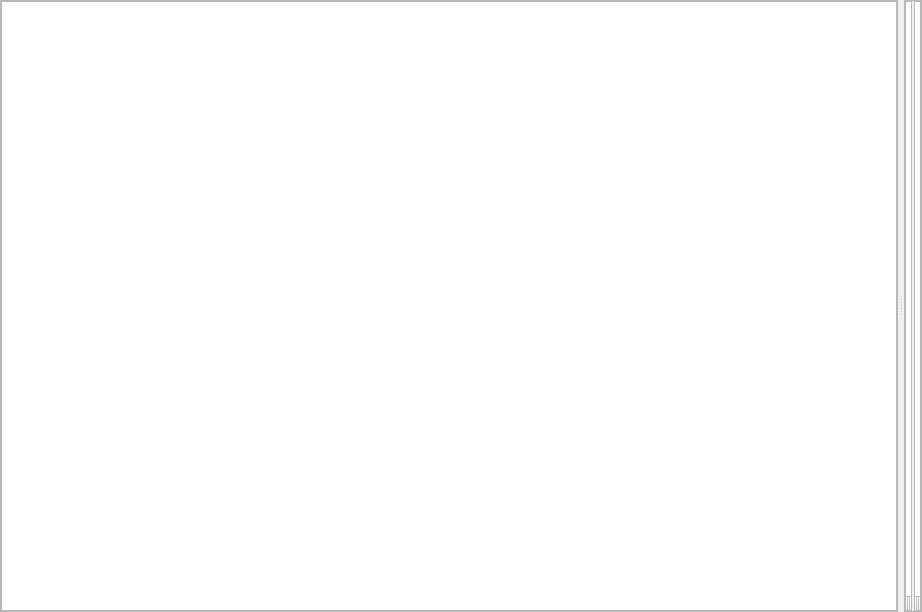
<?xml version="1.0" encoding="UTF-8"?>
<ui version="4.0">
 <class>monitor</class>
 <widget class="QWidget" name="monitor">
  <property name="geometry">
   <rect>
    <x>0</x>
    <y>0</y>
    <width>922</width>
    <height>612</height>
   </rect>
  </property>
  <property name="windowTitle">
   <string>Form</string>
  </property>
  <layout class="QVBoxLayout" name="verticalLayout">
   <property name="spacing">
    <number>0</number>
   </property>
   <property name="margin">
    <number>0</number>
   </property>
   <item>
    <widget class="QSplitter" name="splitter">
     <property name="sizePolicy">
      <sizepolicy hsizetype="Maximum" vsizetype="Preferred">
       <horstretch>0</horstretch>
       <verstretch>0</verstretch>
      </sizepolicy>
     </property>
     <property name="frameShape">
      <enum>QFrame::NoFrame</enum>
     </property>
     <property name="orientation">
      <enum>Qt::Horizontal</enum>
     </property>
     <property name="opaqueResize">
      <bool>true</bool>
     </property>
     <property name="handleWidth">
      <number>6</number>
     </property>
     <property name="childrenCollapsible">
      <bool>true</bool>
     </property>
     <widget class="QFrame" name="frame">
      <property name="sizePolicy">
       <sizepolicy hsizetype="Maximum" vsizetype="Maximum">
        <horstretch>100</horstretch>
        <verstretch>0</verstretch>
       </sizepolicy>
      </property>
      <property name="maximumSize">
       <size>
        <width>922</width>
        <height>16777215</height>
       </size>
      </property>
      <property name="baseSize">
       <size>
        <width>0</width>
        <height>0</height>
       </size>
      </property>
      <property name="layoutDirection">
       <enum>Qt::LeftToRight</enum>
      </property>
      <property name="frameShape">
       <enum>QFrame::StyledPanel</enum>
      </property>
      <property name="frameShadow">
       <enum>QFrame::Raised</enum>
      </property>
      <layout class="QHBoxLayout" name="horizontalLayout">
       <property name="margin">
        <number>0</number>
       </property>
       <item>
        <widget class="QTableView" name="tbwVisitLst">
         <property name="sizePolicy">
          <sizepolicy hsizetype="Expanding" vsizetype="Expanding">
           <horstretch>0</horstretch>
           <verstretch>0</verstretch>
          </sizepolicy>
         </property>
         <property name="baseSize">
          <size>
           <width>922</width>
           <height>0</height>
          </size>
         </property>
        </widget>
       </item>
      </layout>
     </widget>
     <widget class="QFrame" name="frame_detl">
      <property name="enabled">
       <bool>true</bool>
      </property>
      <property name="sizePolicy">
       <sizepolicy hsizetype="Minimum" vsizetype="Maximum">
        <horstretch>1</horstretch>
        <verstretch>0</verstretch>
       </sizepolicy>
      </property>
      <property name="minimumSize">
       <size>
        <width>1</width>
        <height>0</height>
       </size>
      </property>
      <property name="maximumSize">
       <size>
        <width>920</width>
        <height>16777215</height>
       </size>
      </property>
      <property name="sizeIncrement">
       <size>
        <width>0</width>
        <height>0</height>
       </size>
      </property>
      <property name="baseSize">
       <size>
        <width>0</width>
        <height>0</height>
       </size>
      </property>
      <property name="frameShape">
       <enum>QFrame::StyledPanel</enum>
      </property>
      <property name="frameShadow">
       <enum>QFrame::Raised</enum>
      </property>
      <layout class="QHBoxLayout" name="horizontalLayout_3">
       <property name="spacing">
        <number>2</number>
       </property>
       <property name="margin">
        <number>0</number>
       </property>
       <item>
        <widget class="QTextEdit" name="textEdit">
         <property name="sizePolicy">
          <sizepolicy hsizetype="Minimum" vsizetype="Expanding">
           <horstretch>0</horstretch>
           <verstretch>0</verstretch>
          </sizepolicy>
         </property>
         <property name="minimumSize">
          <size>
           <width>0</width>
           <height>0</height>
          </size>
         </property>
        </widget>
       </item>
       <item>
        <widget class="QTextEdit" name="textEdit_2">
         <property name="sizePolicy">
          <sizepolicy hsizetype="Minimum" vsizetype="Expanding">
           <horstretch>0</horstretch>
           <verstretch>0</verstretch>
          </sizepolicy>
         </property>
         <property name="minimumSize">
          <size>
           <width>0</width>
           <height>0</height>
          </size>
         </property>
        </widget>
       </item>
      </layout>
     </widget>
    </widget>
   </item>
  </layout>
 </widget>
 <resources/>
 <connections/>
</ui>
